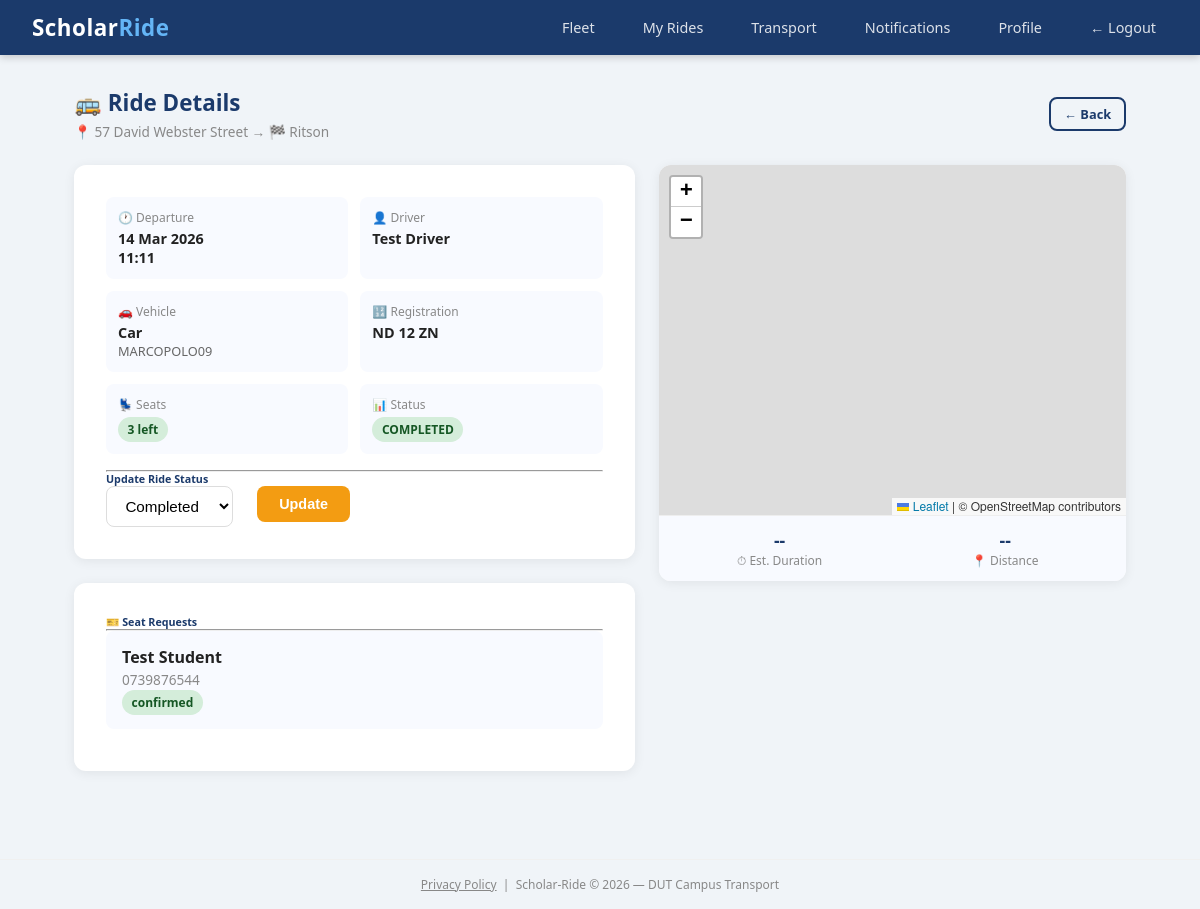
The app's page /rides/2 (signed in) with its own data.
### scholar_ride/models.py (models this page shows)
class Ride(db.Model):
    id = db.Column(db.Integer, primary_key=True)
    driver_id = db.Column(db.Integer, db.ForeignKey('user.id'), nullable=False)
    origin = db.Column(db.String(200), nullable=False)
    destination = db.Column(db.String(200), nullable=False)
    departure_time = db.Column(db.DateTime, nullable=False)
    available_seats = db.Column(db.Integer, nullable=False)
    total_seats = db.Column(db.Integer, nullable=False)
    status = db.Column(db.String(20), default='active')
    created_at = db.Column(db.DateTime, default=datetime.utcnow)
    bookings = db.relationship('Booking', backref='ride', lazy=True)
    vehicle_type = db.Column(db.String(50), nullable=True)
    vehicle_model = db.Column(db.String(100), nullable=True)
    registration_number = db.Column(db.String(20), nullable=True)
    completed_at = db.Column(db.DateTime, nullable=True)

class User(db.Model, UserMixin):
    id = db.Column(db.Integer, primary_key=True)
    student_number = db.Column(db.String(20), unique=True, nullable=True)
    staff_number = db.Column(db.String(20), unique=True, nullable=True)
    full_name = db.Column(db.String(100), nullable=False)
    email = db.Column(db.String(120), unique=True, nullable=False)
    phone = db.Column(db.String(20), nullable=False)
    password_hash = db.Column(db.String(128), nullable=False)
    role = db.Column(db.String(20), default='student')
    department = db.Column(db.String(100), nullable=True)
    verified = db.Column(db.Boolean, default=False)
    approval_status = db.Column(db.String(20), default='pending')
    otp = db.Column(db.String(6), nullable=True)
    created_at = db.Column(db.DateTime, default=datetime.utcnow)
    driver_code = db.Column(db.String(20), nullable=True)
    rides = db.relationship('Ride', backref='driver', lazy=True)
    bookings = db.relationship('Booking', backref='student', lazy=True)
    session_token = db.Column(db.String(100), nullable=True)

class Booking(db.Model):
    id = db.Column(db.Integer, primary_key=True)
    ride_id = db.Column(db.Integer, db.ForeignKey('ride.id'), nullable=False)
    student_id = db.Column(db.Integer, db.ForeignKey('user.id'), nullable=False)
    booking_date = db.Column(db.DateTime, default=datetime.utcnow)
    status = db.Column(db.String(20), default='pending')

### scholar_ride/routes/rides.py (the view, shortened to what this page needs)
@rides.route('/rides/<int:ride_id>')
@login_required
def ride_detail(ride_id):
    from scholar_ride.models import OverflowRequest
    ride = Ride.query.get_or_404(ride_id)
    bookings = Booking.query.filter_by(ride_id=ride_id).all()
    already_booked = False
    booking_status = None
    overflow_pending = OverflowRequest.query.filter_by(
        original_ride_id=ride_id,
        status='pending'
    ).first() is not None
    dispute_count = 0
    if current_user.role in ['student', 'staff']:
        from scholar_ride.models import Dispute
        dispute_count = Dispute.query.filter_by(
            reported_by=current_user.id,
            ride_id=ride_id
        ).count()
    return render_template('rides/detail.html',
                           ride=ride,
                           bookings=bookings,
                           already_booked=already_booked,
                           booking_status=booking_status,
                           overflow_pending=overflow_pending,
                           dispute_count=dispute_count)

### scholar_ride/models.py (called while the page is built)
@login_manager.user_loader
def load_user(user_id):
    return User.query.get(int(user_id))

### scholar_ride/templates/rides/detail.html (shortened to what this page needs)
{% extends "base.html" %}
{% block content %}
<div class="page-header d-flex justify-between align-center mb-2">
    <div>
        <h4 style="color:#1B3A6B; margin-bottom:0.25rem;">🚌 Ride Details</h4>
        <p class="text-muted">📍 {{ ride.origin }} → 🏁 {{ ride.destination }}</p>
    </div>
    <a href="/rides" class="btn btn-outline btn-sm">← Back</a>
</div>
<div class="detail-wrapper">
    <div class="detail-left">
        <div class="card p-4 mb-3">
            <div class="info-grid">
                <div class="info-item">
                    <div class="lbl">🕐 Departure</div>
                    <div class="val">{{ ride.departure_time.strftime('%d %b %Y') }}</div>
                    <div class="val">{{ ride.departure_time.strftime('%H:%M') }}</div>
                </div>
                <div class="info-item">
                    <div class="lbl">👤 Driver</div>
                    <div class="val">{{ ride.driver.full_name }}</div>
                </div>
                <div class="info-item">
                    <div class="lbl">🚗 Vehicle</div>
                    <div class="val">{{ ride.vehicle_type or 'N/A' }}</div>
                    <div style="font-size:0.8rem; color:#666;">{{ ride.vehicle_model or '' }}</div>
                </div>
                {% if current_user.role in['admin', 'driver'] %}
                <div class="info-item">
                    <div class="lbl">🔢 Registration</div>
                    <div class="val">{{ ride.registration_number or 'N/A' }}</div>
                </div>
                {% endif %}
                <div class="info-item">
                    <div class="lbl">💺 Seats</div>
                    <div class="val">
                        {% if ride.available_seats > 0 %}
                            <span class="badge badge-success">{{ ride.available_seats }} left</span>
                        {% else %}
                            <span class="badge badge-danger">Full</span>
                        {% endif %}
                    </div>
                </div>
                <div class="info-item">
                    <div class="lbl">📊 Status</div>
                    <div class="val">
                        <span class="badge
                            {% if ride.status == 'active' %}badge-primary
                            {% elif ride.status == 'cancelled' %}badge-danger
                            {% elif ride.status == 'delayed' %}badge-warning
                            {% elif ride.status == 'completed' %}badge-success
                            {% else %}badge-secondary{% endif %}">
                            {{ ride.status | upper }}
                        </span>
                    </div>
                </div>
            </div>
            {% if current_user.id == ride.driver_id %}
            <hr>
            <h6 style="color:#1B3A6B;">Update Ride Status</h6>
            <form method="POST" action="/rides/{{ ride.id }}/update">
                <div class="row">
                    <div class="col-md-8">
                        <select name="status" class="form-control">
                            <option value="completed" {% if ride.status == 'completed' %}selected{% endif %}>Completed</option>
                        </select>
                    </div>
                    <div class="col-md-4">
                        <button type="submit" class="btn btn-warning w-100">Update</button>
                    </div>
                </div>
            </form>
            {% endif %}
        </div>
        {% if current_user.id == ride.driver_id %}
        <div class="card p-3 mb-3">
            <h6 style="color:#1B3A6B;">🎫 Seat Requests</h6>
            <hr>
            {% if bookings %}
                {% for booking in bookings %}
                <div class="request-item mb-2">
                    <strong>{{ booking.student.full_name }}</strong><br>
                    <small class="text-muted">{{ booking.student.phone }}</small><br>
                    <span class="badge
                        {% if booking.status == 'confirmed' %}badge-success
                        {% elif booking.status == 'pending' %}badge-warning
                        {% else %}badge-danger{% endif %}">
                        {{ booking.status }}
                    </span>
                </div>
                {% endfor %}
            {% else %}
                <p class="text-muted">No requests yet.</p>
            {% endif %}
        </div>
        {% endif %}
    </div>
    <div class="detail-right">
        <div class="map-card">
            <div id="map"></div>
            <div class="route-info">
                <div class="route-stat">
                    <div class="stat-val" id="duration">--</div>
                    <div class="stat-lbl">⏱ Est. Duration</div>
                </div>
                <div class="route-stat">
                    <div class="stat-val" id="distance">--</div>
                    <div class="stat-lbl">📍 Distance</div>
                </div>
            </div>
        </div>
    </div>
</div>
<link rel="stylesheet" href="https://unpkg.com/leaflet@1.9.4/dist/leaflet.css"/>
<link rel="stylesheet" href="https://unpkg.com/leaflet.fullscreen@1.6.0/Control.FullScreen.css"/>
{% endblock %}

### scholar_ride/templates/base.html (style rules this page uses)
*, *::before, *::after { box-sizing: border-box; margin: 0; padding: 0; }
body { font-family: 'Segoe UI', Tahoma, Geneva, Verdana, sans-serif; background: #f0f4f8; color: #222; }
.card { background: white; border-radius: 12px; box-shadow: 0 2px 12px rgba(0,0,0,0.07); padding: 2rem; margin-bottom: 1.5rem; }
.form-control, .form-select { width: 100%; padding: 0.65rem 0.9rem; border: 1.5px solid #ddd; border-radius: 8px; font-size: 0.95rem; transition: border-color 0.2s; background: white; }
.btn { display: inline-block; padding: 0.65rem 1.4rem; border-radius: 8px; font-size: 0.9rem; font-weight: 600; cursor: pointer; border: none; text-decoration: none; text-align: center; transition: all 0.2s; }
.btn-warning { background: #f39c12; color: white; }
.btn-outline { background: transparent; color: #1B3A6B; border: 2px solid #1B3A6B; }
.btn-sm { padding: 0.35rem 0.8rem; font-size: 0.8rem; }
.badge { display: inline-block; padding: 0.25rem 0.6rem; border-radius: 20px; font-size: 0.75rem; font-weight: 700; }
.badge-success { background: #d4edda; color: #155724; }
.row { display: flex; flex-wrap: wrap; gap: 1.5rem; }
.text-muted { color: #888; font-size: 0.85rem; }
.mb-2 { margin-bottom: 1rem; }
.d-flex { display: flex; }
.justify-between { justify-content: space-between; }
.align-center { align-items: center; }
.w-100 { width: 100%; }
.page-header { margin-bottom: 1.5rem; }
.page-header h4 { color: #1B3A6B; font-size: 1.4rem; font-weight: 700; }
.request-item { background: #f8faff; border-radius: 8px; padding: 0.9rem 1rem; margin-bottom: 0.6rem; }

### scholar_ride/templates/rides/detail.html (style rules this page uses)
.detail-wrapper { display: flex; gap: 1.5rem; align-items: flex-start; }
.detail-left { flex: 1.2; min-width: 0; }
.detail-right { flex: 1; min-width: 0; }
.map-card { background: white; border-radius: 12px; box-shadow: 0 2px 12px rgba(0,0,0,0.07); overflow: hidden; position: sticky; top: 1rem; }
#map { height: 350px; width: 100%; z-index: 0; }
.route-info { display: flex; gap: 1rem; padding: 0.75rem 1rem; background: #f8faff; border-top: 1px solid #eee; }
.route-stat { flex: 1; text-align: center; }
.route-stat .stat-val { font-size: 1.1rem; font-weight: 700; color: #1B3A6B; }
.route-stat .stat-lbl { font-size: 0.75rem; color: #888; }
.info-grid { display: grid; grid-template-columns: 1fr 1fr; gap: 0.75rem; margin-bottom: 1rem; }
.info-item { background: #f8faff; border-radius: 8px; padding: 0.75rem; }
.info-item .lbl { font-size: 0.75rem; color: #888; margin-bottom: 0.2rem; }
.info-item .val { font-size: 0.9rem; font-weight: 600; color: #222; }

### records on screen
Ride: origin "57 David Webster Street", destination "Ritson", departure_time "14 Mar 2026", departure_time "11:11", vehicle_type "Car", vehicle_model "MARCOPOLO09", registration_number "ND 12 ZN", available_seats "3", status "COMPLETED", status "Completed"
User: driver.full_name "Test Driver"
Booking: student.full_name "Test Student", student.phone "0739876544", status "confirmed"
